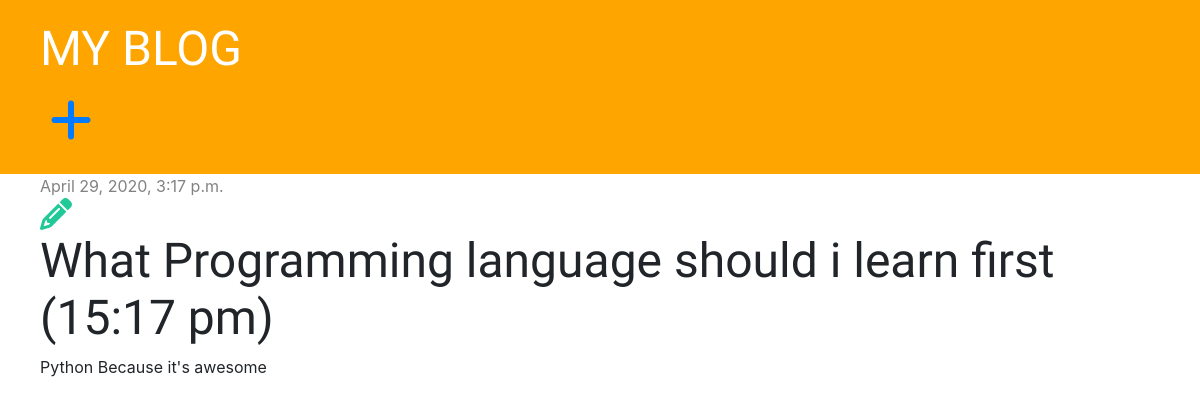
/post/1/, run on an earlier commit of the app's database.
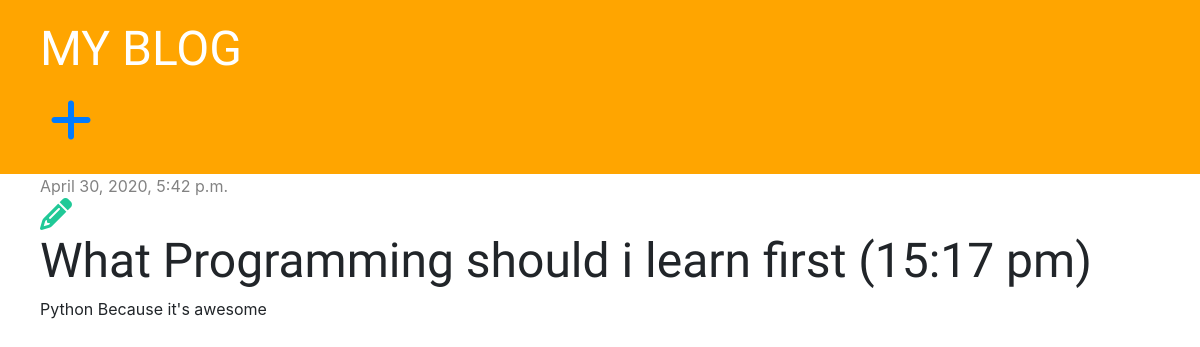
And on a later commit of the database.
### bolg/models.py (models this page shows, shortened)
class Post(models.Model):
    author =  models.ForeignKey('auth.User', on_delete=models.CASCADE)
    title = models.CharField(max_length=200)
    text = models.TextField()
    created_date = models.DateTimeField(default=timezone.now)
    published_date = models.DateTimeField(blank=True, null=True)

### bolg/views.py (the view)
# urls.py: path('post/<int:pk>/', views.post_detail, name='post_detail'),
def post_detail(request, pk):
    post = get_object_or_404(Post, pk=pk)
    stuff_for_frontend = {'post':post}
    return render(request, 'bolg/post_detail.html', stuff_for_frontend)

### bolg/templates/bolg/post_detail.html
{% extends 'bolg/base.html' %}
{% block content %}
    <div class="post">
        {% if post.published_date %}
            <div class="date">
                {{ post.published_date }}
            </div>
        {% endif %}
        <a href="{% url 'post_edit' pk=post.pk %}"><i class="fas fa-pencil-alt fa-2x" style="color: #20c997;"></i></a>
        <h1>{{ post.title }}</h1>
        <p>{{ post.text|linebreaksbr }}</p>
    </div>
{% endblock %}

What changed in the data, as far as the page shows it:
changed Post "Python Because it's awesome": published_date "April 29, 2020, 3:17 p.m." → "April 30, 2020, 5:42 p.m."; title "What Programming language should i learn first (15:17 pm)" → "What Programming should i learn first (15:17 pm)"
